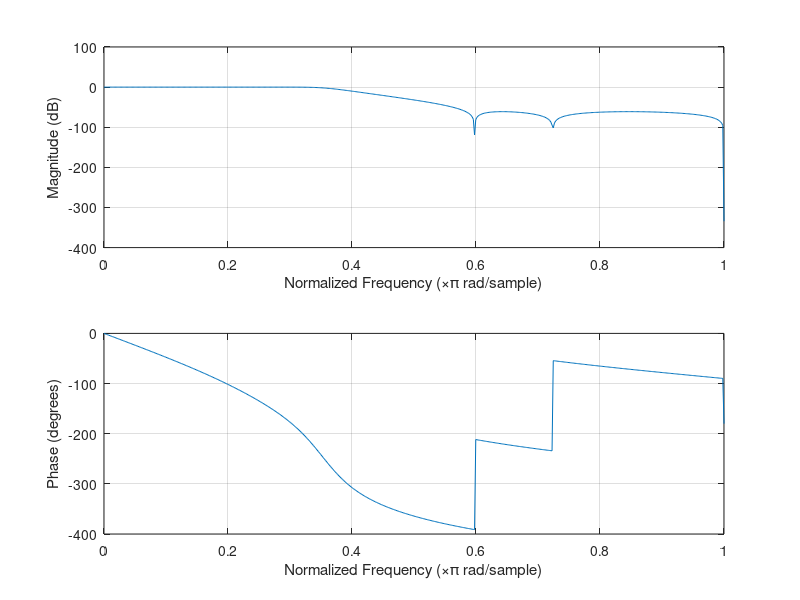
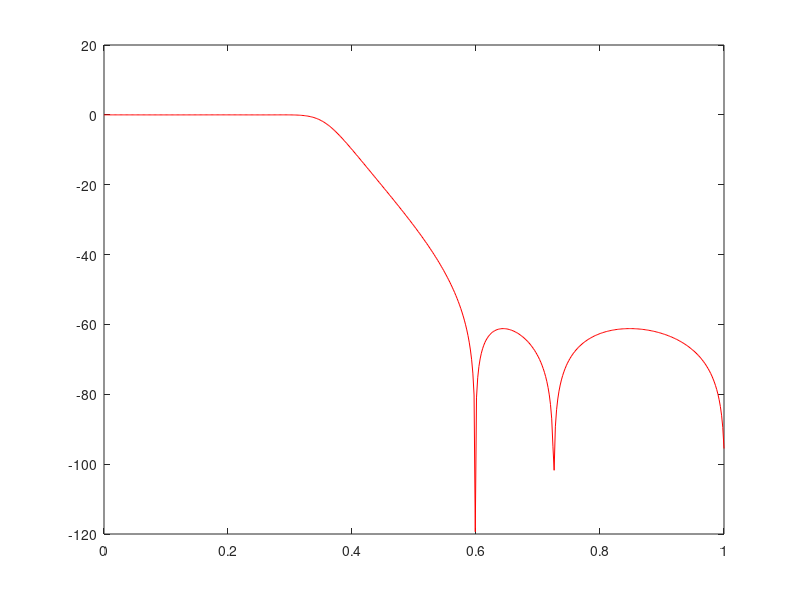

Write the MATLAB code that produced these figures, in order. (Note: this script raises an error after producing the figures.)
%% LAB 4 %%

close all;
clc;

%% COEFFICIENT SENSIBILITY %%

%% QUESTION 4.1.1 %%

close all;
clc;

load('fifthOrderFilter.mat');                   % Importing the values

H = freqz(b, a);                                % Frequency Response
wT = linspace(0, pi, 512);                      % Space vector 

figure;                                         % Ploting
freqz(b, a);                                    % Ploting

figure;                                         % Ploting
plot(wT/pi, 20*log10(abs(H)), 'r')              % Magnitude Response

% We can see that the pb edge = 0.3*pi, that the sb edge = 0.584*pi,
% that Amax = 0.000065 dB and that Amin = 61.2 dB

%% QUESTION 4.1.2.1 %%

close all;
clc;

load('fifthOrderFilter.mat');                   % Importing the values

im = zeros(1000, 1);                            % Impulse matrix
im(1) = 1;                                      % Setting the impulse value
h = directFormFilter(im);                       % Given function
wT = linspace(0, pi, 1000);                     % Space vector 
H = freqz(h, 1, wT);                            % Frequency Response
H1 = freqz(b, a, wT);                           % Frequency Response (4.1.1)

figure;                                         % Ploting
freqz(b, a);                                    % Frequency Response
title('Using Transfer Function');               % Title

figure;                                         % Ploting
freqz(h, 1, wT);                                % Frequency Response
title('Using the Given Function');              % Title

figure;                                         % Ploting
subplot(2,1,1);                                 % Subploting
plot(wT/pi, 20*log10(abs(H1)), 'b')             % Magnitude Response
grid on;                                        % Setting grid
title('Using Transfer Function');               % Title
subplot(2,1,2);                                 % Subploting
plot(wT/pi, 20*log10(abs(H)), 'r')              % Magnitude Response
grid on;                                        % Setting grid
title('Using the Given Function');              % Title

%% QUESTION 4.1.2.2 %%

close all;
clc;

im = zeros(1000, 1);                            % Impulse matrix
im(1) = 1;                                      % Setting the impulse value
h = directFormFilter(im);                       % Given function

NFFT = 8192;                                    % Length of FFT
n = 0:NFFT-1;                                   % Vector for the input
x = 0.5*(sin(.2171*pi*n) + sin(.631711*pi*n));  % Input to the system
x = quant(x, 2^-12);                            % Quantize to 12 frac bits

wTx = 0:2*pi/NFFT:pi-2*pi/NFFT;                 % Convert FFT index k to wT
xw = x.*blackmanharris(NFFT).';                 % Windowing
X = fft(xw);                                    % Fourier Transform
X_k = 20*log10(2*abs(X(1:length(wTx))/NFFT));   % |X(k)| in dB

figure;                                         % Ploting
plot(wTx/pi, X_k);                              % |X(k)| in dB   
xlabel('\omegaT [\pi rad]');                    % X title
ylabel('|X(k)| [dB]');                          % Y title

y = conv(h, xw);                                % Getting the output
Y = fft(y);                                     % Fourier Transform
Y_k = 20*log10(2*abs(Y(1:length(wTx))/NFFT));   % |Y(k)| in dB

figure;                                         % Ploting
plot(wTx/pi, Y_k);                              % |Y(k)| in dB 
xlabel('\omegaT [\pi rad]');                    % X title
ylabel('|X(k)| [dB]');                          % Y title

% For the input, both the first and the second tone have 15 dB.
% For the output, the first tone has 15 dB and the second tone has 77 dB.

%% QUESTION 4.1.2.3 %%

close all;
clc;

Wf = 6;                                         % Fractional Bits

im = zeros(1000, 1);                            % Impulse matrix
im(1) = 1;                                      % Setting the impulse value
h = directFormFilter(im, 0, Wf);                % Given function
h1 = directFormFilter(im);                      % Given function
wT = linspace(0, pi, 1000);                     % Space vector 
H = freqz(h, 1, wT);                            % Frequency Response
H1 = freqz(h1, 1, wT);                          % Frequency Response

figure;                                         % Ploting
subplot(2,1,1);                                 % Subploting
plot(wT/pi, 20*log10(abs(H1)), 'b')             % Magnitude Response
grid on;                                        % Setting grid
title('Without Coefficient Quantization');      % Title
subplot(2,1,2);                                 % Subploting
plot(wT/pi, 20*log10(abs(H)), 'r')              % Magnitude Response
grid on;                                        % Setting grid
title('With Coefficient Quantization');         % Title

Wf_test1 = 12;                                  % Fractional Bits
h_test1 = directFormFilter(im, 0, Wf_test1);    % Given function
H_test1 = freqz(h_test1, 1, wT);                % Frequency Response

Wf_test2 = 16;                                  % Fractional Bits
h_test2 = directFormFilter(im, 0, Wf_test2);    % Given function
H_test2 = freqz(h_test2, 1, wT);                % Frequency Response

figure;                                         % Ploting
subplot(3,1,1);                                 % Subploting
plot(wT/pi, 20*log10(abs(H1)), 'b')             % Magnitude Response
grid on;                                        % Setting grid
title('Without Coefficient Quantization');      % Title
subplot(3,1,2);                                 % Subploting
plot(wT/pi, 20*log10(abs(H_test1)), 'r')        % Magnitude Response
grid on;                                        % Setting grid
title('With Coefficient Quantization 12');      % Title
subplot(3,1,3);                                 % Subploting
plot(wT/pi, 20*log10(abs(H_test2)), 'b')        % Magnitude Response
grid on;                                        % Setting grid
title('With Coefficient Quantization 16');      % Title

% We think with 12 it's very accurate, but after 8 it doesn't matter.

%% QUESTION 4.1.2.4 %%

close all;
clc;

Wf = 12;                                        % Fractional Bits
im = zeros(1000, 1);                            % Impulse matrix
im(1) = 1;                                      % Setting the impulse value
wT = linspace(0, pi, 1000);                     % Space vector 
h = directFormFilter(im, 0, Wf);                % Given function
L2 = sqrt(sum(abs(h).^2));                      % L2-Norm

% L2 is 0,6031, so it's underscaled

h_scale = directFormFilter(im, 1);              % Given function
H_scale = freqz(h_scale, 1, wT);                % Frequency Response
L2_scale = sqrt(sum(abs(h_scale).^2));          % L2-Norm

% L2_scale is 1,0000, so it's scaled

%% QUESTION 4.1.3.1 %%

close all;
clc;

im = zeros(1000, 1);                            % Impulse matrix
im(1) = 1;                                      % Setting the impulse value
[h, ~] = fifthOrderLadderWDF(im);               % Given Function
wT = linspace(0, pi, 1000);                     % Space vector 
H = freqz(h, 1, wT);                            % Frequency Response

figure;                                         % Ploting
plot(wT/pi, 20*log10(abs(H)))                   % Magnitude Response
grid on;                                        % Setting grid
title('WDF Fifth Order Filter');                % Title

% It meets the specifications

%% QUESTION 4.1.3.2 %%

close all;
clc;

im = zeros(1000, 1);                            % Impulse matrix
im(1) = 1;                                      % Setting the impulse value
[~, cnodes] = fifthOrderLadderWDF(im);          % Given Function

c1 = cnodes(1, :);                              % Multipliers for L2-norm
c2 = cnodes(2, :);                              % Multipliers for L2-norm
c3 = cnodes(3, :);                              % Multipliers for L2-norm
c4 = cnodes(4, :);                              % Multipliers for L2-norm
c5 = cnodes(5, :);                              % Multipliers for L2-norm
c6 = cnodes(6, :);                              % Multipliers for L2-norm
c7 = cnodes(7, :);                              % Multipliers for L2-norm
c8 = cnodes(8, :);                              % Multipliers for L2-norm

L2_1 = sqrt(sum(abs(c1).^2));                   % L2-Norm
L2_2 = sqrt(sum(abs(c2).^2));                   % L2-Norm
L2_3 = sqrt(sum(abs(c3).^2));                   % L2-Norm
L2_4 = sqrt(sum(abs(c4).^2));                   % L2-Norm
L2_5 = sqrt(sum(abs(c5).^2));                   % L2-Norm
L2_6 = sqrt(sum(abs(c6).^2));                   % L2-Norm
L2_7 = sqrt(sum(abs(c7).^2));                   % L2-Norm
L2_8 = sqrt(sum(abs(c8).^2));                   % L2-Norm

% L2_1 = 0,6235
% L2_2 = 1,0116
% L2_3 = 0,5689
% L2_4 = 0,3675
% L2_5 = 0,6333
% L2_6 = 0,3203
% L2_7 = 0,7692
% L2_8 = 0,4899

%% QUESTION 4.1.3.3 %%

close all;
clc;

Wf = 6;                                         % Fractional Bits

im = zeros(1000, 1);                            % Impulse matrix
im(1) = 1;                                      % Setting the impulse value
[h, ~] = fifthOrderLadderWDF(im, Wf);           % Given Function
[h1, ~] = fifthOrderLadderWDF(im);              % Given Function
wT = linspace(0, pi, 1000);                     % Space vector 
H = freqz(h, 1, wT);                            % Frequency Response
H1 = freqz(h1, 1, wT);                          % Frequency Response

figure;                                         % Ploting
subplot(2,1,1);                                 % Subploting
plot(wT/pi, 20*log10(abs(H1)), 'b')             % Magnitude Response
grid on;                                        % Setting grid
title('Without Coefficient Quantization');      % Title
subplot(2,1,2);                                 % Subploting
plot(wT/pi, 20*log10(abs(H)), 'r')              % Magnitude Response
grid on;                                        % Setting grid
title('With Coefficient Quantization');         % Title

% With 6 bits it's accurate already

% Direct-form I filter is more sensitive to quantization.

%% QUESTION 4.2 %%

close all;
clc;

Wf = 8;                                         % Fractional bits
Wr = 12;                                        % Wordlength
x = 2*(rand(1,1000)-0.5);                       % Input signal

yI_DFF = directFormFilter(x, 0, Wf);            % Given Function
yI_WDF = fifthOrderLadderWDF(x, Wf);            % Given Function

yQ_DFF = directFormFilter(x, 0, Wf, Wr);        % Given Function
yQ_WDF = fifthOrderLadderWDF(x, Wf, Wr);        % Given Function

e_DFF = yI_DFF - yQ_DFF;                        % Error between signals
NP_DFF = 10*log10(var(e_DFF));                  % Noise Power

e_WDF = yI_WDF - yQ_WDF;                        % Error between signals
NP_WDF = 10*log10(var(e_WDF));                  % Noise Power

SP_DFF = 10*log10(var(yQ_DFF));                 % Signal Power
SP_WDF = 10*log10(var(yQ_WDF));                 % Signal Power

SNR_DFF = SP_DFF - NP_DFF;                      % Signal to Noise Ratio
SNR_WDF = SP_WDF - NP_WDF;                      % Signal to Noise Ratio

% SNR_DFF = 53,4855
% SNR_WDF = 57,9212

yI_DFF_es = directFormFilter(x, 1, Wf);         % Given Function
yQ_DFF_es = directFormFilter(x, 1, Wf, Wr);     % Given Function
e_DFF_es = yI_DFF_es - yQ_DFF_es;               % Error between signals
NP_DFF_es = 10*log10(var(e_DFF_es));            % Noise Power
SP_DFF_es = 10*log10(var(yQ_DFF_es));           % Signal Power
SNR_DFF_es = SP_DFF_es - NP_DFF_es;             % Signal to Noise Ratio

% SNR_DFF_es = 57,6836
